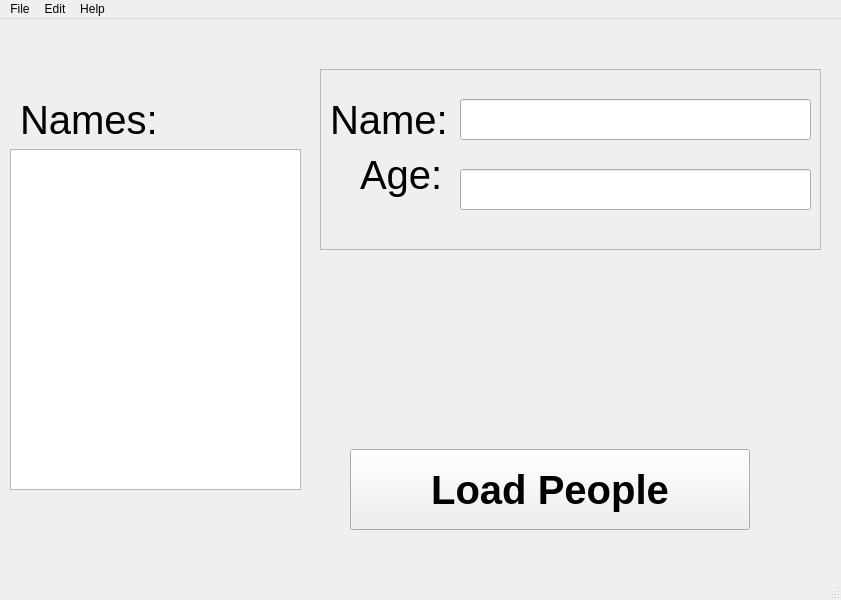
<?xml version="1.0" encoding="UTF-8"?>
<ui version="4.0">
 <class>MainWindow</class>
 <widget class="QMainWindow" name="MainWindow">
  <property name="geometry">
   <rect>
    <x>0</x>
    <y>0</y>
    <width>841</width>
    <height>600</height>
   </rect>
  </property>
  <property name="windowTitle">
   <string>MainWindow</string>
  </property>
  <widget class="QWidget" name="centralwidget">
   <widget class="QPushButton" name="pushButtonLoadPeople">
    <property name="geometry">
     <rect>
      <x>350</x>
      <y>430</y>
      <width>400</width>
      <height>81</height>
     </rect>
    </property>
    <property name="font">
     <font>
      <pointsize>30</pointsize>
      <weight>75</weight>
      <italic>false</italic>
      <bold>true</bold>
      <underline>false</underline>
      <strikeout>false</strikeout>
     </font>
    </property>
    <property name="text">
     <string>Load People</string>
    </property>
   </widget>
   <widget class="QListWidget" name="listWidgetNames">
    <property name="geometry">
     <rect>
      <x>10</x>
      <y>130</y>
      <width>291</width>
      <height>341</height>
     </rect>
    </property>
    <property name="font">
     <font>
      <pointsize>24</pointsize>
     </font>
    </property>
   </widget>
   <widget class="QLabel" name="labelNamesList">
    <property name="geometry">
     <rect>
      <x>20</x>
      <y>80</y>
      <width>141</width>
      <height>41</height>
     </rect>
    </property>
    <property name="font">
     <font>
      <pointsize>30</pointsize>
     </font>
    </property>
    <property name="text">
     <string>Names: </string>
    </property>
   </widget>
   <widget class="QFrame" name="frameDisplayArea">
    <property name="enabled">
     <bool>true</bool>
    </property>
    <property name="geometry">
     <rect>
      <x>320</x>
      <y>50</y>
      <width>501</width>
      <height>181</height>
     </rect>
    </property>
    <property name="frameShape">
     <enum>QFrame::StyledPanel</enum>
    </property>
    <property name="frameShadow">
     <enum>QFrame::Raised</enum>
    </property>
    <widget class="QLineEdit" name="lineEditFirstName">
     <property name="geometry">
      <rect>
       <x>140</x>
       <y>30</y>
       <width>351</width>
       <height>41</height>
      </rect>
     </property>
     <property name="font">
      <font>
       <pointsize>30</pointsize>
      </font>
     </property>
    </widget>
    <widget class="QLabel" name="labelAge">
     <property name="geometry">
      <rect>
       <x>40</x>
       <y>80</y>
       <width>91</width>
       <height>51</height>
      </rect>
     </property>
     <property name="font">
      <font>
       <pointsize>30</pointsize>
      </font>
     </property>
     <property name="text">
      <string>Age: </string>
     </property>
    </widget>
    <widget class="QLabel" name="labelFirstName">
     <property name="geometry">
      <rect>
       <x>10</x>
       <y>30</y>
       <width>121</width>
       <height>41</height>
      </rect>
     </property>
     <property name="font">
      <font>
       <pointsize>30</pointsize>
      </font>
     </property>
     <property name="text">
      <string>Name: </string>
     </property>
    </widget>
    <widget class="QLineEdit" name="lineEditAge">
     <property name="geometry">
      <rect>
       <x>140</x>
       <y>100</y>
       <width>351</width>
       <height>41</height>
      </rect>
     </property>
     <property name="font">
      <font>
       <pointsize>30</pointsize>
      </font>
     </property>
    </widget>
   </widget>
   <widget class="QLabel" name="labelPicture">
    <property name="geometry">
     <rect>
      <x>400</x>
      <y>260</y>
      <width>241</width>
      <height>121</height>
     </rect>
    </property>
    <property name="text">
     <string/>
    </property>
   </widget>
   <widget class="QLabel" name="labelAnswer">
    <property name="geometry">
     <rect>
      <x>40</x>
      <y>490</y>
      <width>251</width>
      <height>41</height>
     </rect>
    </property>
    <property name="font">
     <font>
      <pointsize>24</pointsize>
     </font>
    </property>
    <property name="text">
     <string/>
    </property>
   </widget>
  </widget>
  <widget class="QMenuBar" name="menubar">
   <property name="geometry">
    <rect>
     <x>0</x>
     <y>0</y>
     <width>841</width>
     <height>21</height>
    </rect>
   </property>
   <widget class="QMenu" name="menuFile">
    <property name="title">
     <string>File</string>
    </property>
    <addaction name="actionSave"/>
    <addaction name="actionExit"/>
   </widget>
   <widget class="QMenu" name="menuEdit">
    <property name="title">
     <string>Edit</string>
    </property>
    <addaction name="actionCopy"/>
    <addaction name="actionPaste_2"/>
    <addaction name="separator"/>
    <addaction name="actionCut"/>
   </widget>
   <widget class="QMenu" name="menuHelp">
    <property name="title">
     <string>Help</string>
    </property>
    <addaction name="actionAbout"/>
   </widget>
   <addaction name="menuFile"/>
   <addaction name="menuEdit"/>
   <addaction name="menuHelp"/>
  </widget>
  <widget class="QStatusBar" name="statusbar"/>
  <action name="actionSave">
   <property name="text">
    <string>Save</string>
   </property>
  </action>
  <action name="actionExit">
   <property name="text">
    <string>Exit</string>
   </property>
  </action>
  <action name="actionCopy">
   <property name="enabled">
    <bool>false</bool>
   </property>
   <property name="text">
    <string>Copy</string>
   </property>
  </action>
  <action name="actionPaste">
   <property name="text">
    <string>Paste</string>
   </property>
  </action>
  <action name="actionCut">
   <property name="text">
    <string>Cut</string>
   </property>
  </action>
  <action name="actionAbout">
   <property name="text">
    <string>About</string>
   </property>
  </action>
  <action name="actionPaste_2">
   <property name="text">
    <string>Paste</string>
   </property>
  </action>
 </widget>
 <resources/>
 <connections/>
</ui>
